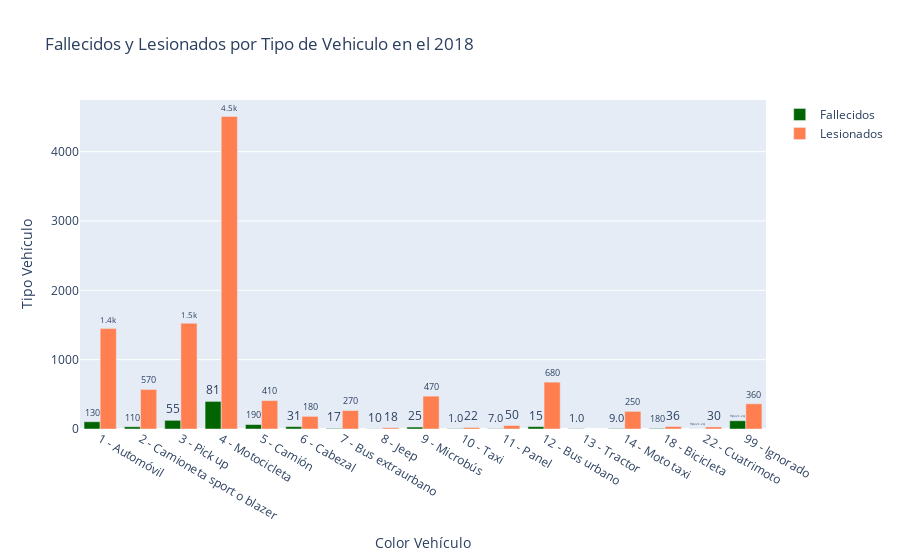

Here is the notebook cell this chart was saved with:
### Code cell
fig = go.Figure(data=[
    go.Bar(name='Fallecidos',
           x=fallecidos_vehiculo['vehiculo'],
           y=fallecidos_vehiculo['cantidad'],
           text=dfallecidos_vehiculo['cantidad'],
           marker_color='rgb(0,100,0)'),
    
    go.Bar(name='Lesionados',
           x=lesionado_vehiculo['vehiculo'],
           y=lesionado_vehiculo['cantidad'],
           text=lesionado_vehiculo['cantidad'],
           marker_color='rgb(255,127,80)')
])
# Change the bar mode
fig.update_traces(texttemplate='%{text:.2s}', textposition='outside')
fig.update_layout(barmode='group',title='Fallecidos y Lesionados por Tipo de Vehiculo en el 2018',xaxis_title="Color Vehículo",
    yaxis_title="Tipo Vehículo")
fig.show()

### Figure 1 — Plotly figure (JSON) as saved in the notebook; plotly's stock layout.template omitted (floating-point values rounded to 4 significant figures)
{"data": [{"marker": {"color": "rgb(0,100,0)"}, "name": "Fallecidos", "text": [125, 114, 55, 81, 186, 31, 17, 10, 25, 1, 7, 15, 1, 9, 182], "textposition": "outside", "texttemplate": "%{text:.2s}", "type": "bar", "x": ["1 - Automóvil", "2 - Camioneta sport o blazer", "3 - Pick up", "4 - Motocicleta", "5 - Camión", "6 - Cabezal", "7 - Bus extraurbano", "8 - Jeep", "9 - Microbús", "10 - Taxi", "11 - Panel", "12 - Bus urbano", "13 - Tractor", "14 - Moto taxi", "18 - Bicicleta", "22 - Cuatrimoto", "99 - Ignorado"], "y": [105, 32, 125, 398, 64, 34, 8, 2, 28, 5, 4, 34, 4, 7, 8, 1, 119]}, {"marker": {"color": "rgb(255,127,80)"}, "name": "Lesionados", "text": [1448, 570, 1526, 4508, 410, 182, 266, 18, 474, 22, 50, 676, 254, 36, 30, 364], "textposition": "outside", "texttemplate": "%{text:.2s}", "type": "bar", "x": ["1 - Automóvil", "2 - Camioneta sport o blazer", "3 - Pick up", "4 - Motocicleta", "5 - Camión", "6 - Cabezal", "7 - Bus extraurbano", "8 - Jeep", "9 - Microbús", "10 - Taxi", "11 - Panel", "12 - Bus urbano", "14 - Moto taxi", "18 - Bicicleta", "22 - Cuatrimoto", "99 - Ignorado"], "y": [1448, 570, 1526, 4508, 410, 182, 266, 18, 474, 22, 50, 676, 254, 36, 30, 364]}], "layout": {"barmode": "group", "title": {"text": "Fallecidos y Lesionados por Tipo de Vehiculo en el 2018"}, "xaxis": {"title": {"text": "Color Vehículo"}}, "yaxis": {"title": {"text": "Tipo Vehículo"}}}}
